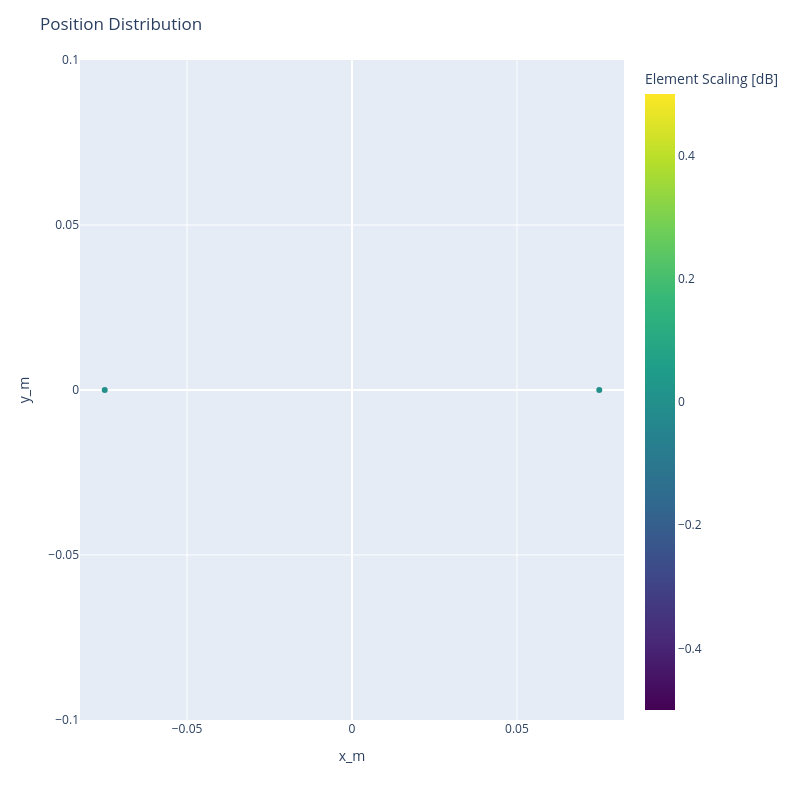

The notebook cell saved with this chart:
### Markdown cell above
### Create Geometry

### Code cell
from radar.utils.typing.enums import ArrayOrientation

cf = Frequency(1, FrequencyUnit.GIGAHERTZ)
distance = convert.cf_to_min_dist(cf)
geometry = geometry.Linear(2, ArrayOrientation.AZIMUTH, distance)
geometry.plot.geometry()

### Figure 1 — Plotly figure (JSON) as saved in the notebook; plotly's stock layout.template omitted (floating-point values rounded to 4 significant figures)
{"data": [{"hovertemplate": "x_m=%{x}<br>y_m=%{y}<br>Element Amplifier Gain (Decibel)=%{marker.color}<extra></extra>", "legendgroup": "", "marker": {"color": [0, 0], "coloraxis": "coloraxis", "symbol": "circle"}, "mode": "markers", "name": "", "orientation": "v", "showlegend": false, "type": "scatter", "x": [-0.07495, 0.07495], "xaxis": "x", "y": [0.0, 0.0], "yaxis": "y"}], "layout": {"coloraxis": {"colorbar": {"title": {"text": "Element Scaling [dB]"}}, "colorscale": [[0, "#440154"], [0.1111, "#482878"], [0.2222, "#3e4989"], [0.3333, "#31688e"], [0.4444, "#26828e"], [0.5556, "#1f9e89"], [0.6667, "#35b779"], [0.7778, "#6ece58"], [0.8889, "#b5de2b"], [1, "#fde725"]]}, "height": 800, "legend": {"tracegroupgap": 0}, "margin": {"t": 60}, "title": {"text": "Position Distribution"}, "width": 800, "xaxis": {"anchor": "y", "domain": [0, 1], "range": [-0.08244, 0.08244], "title": {"text": "x_m"}}, "yaxis": {"anchor": "x", "domain": [0, 1], "range": [-0.08244, 0.08244], "scaleanchor": "x", "title": {"text": "y_m"}}}}
